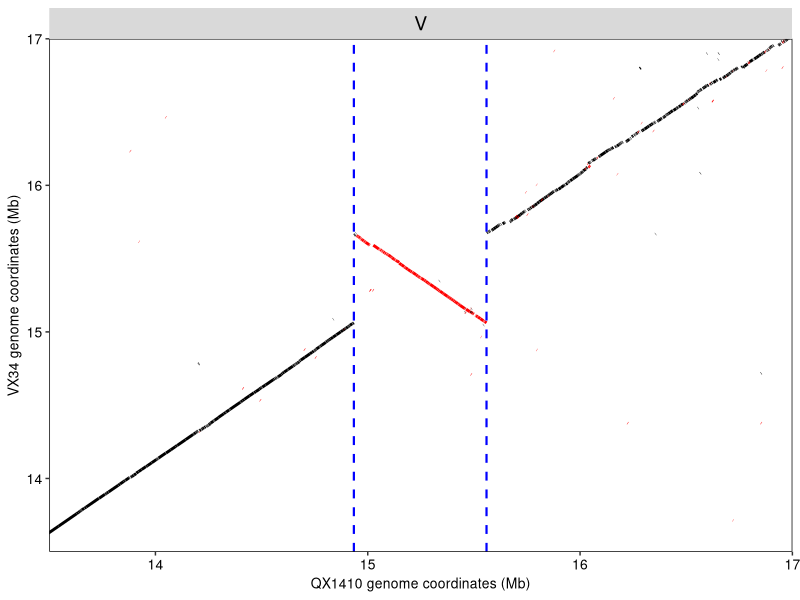
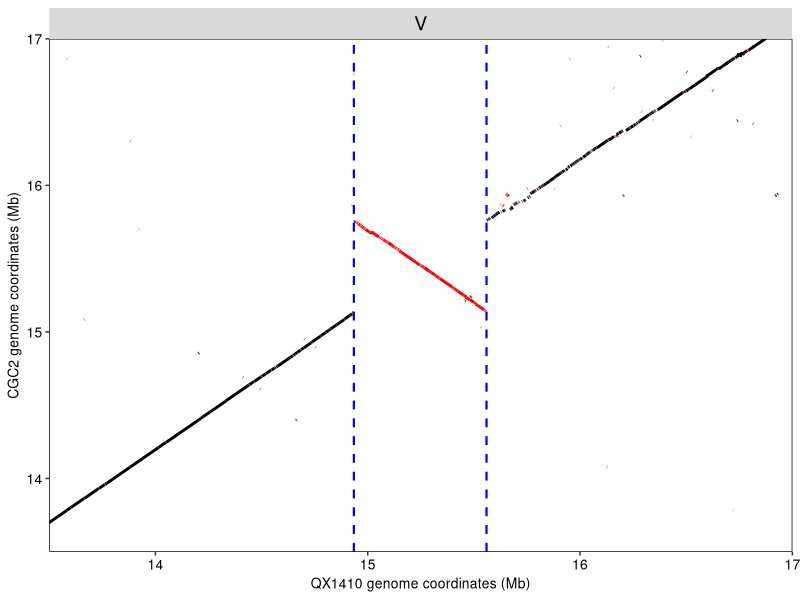
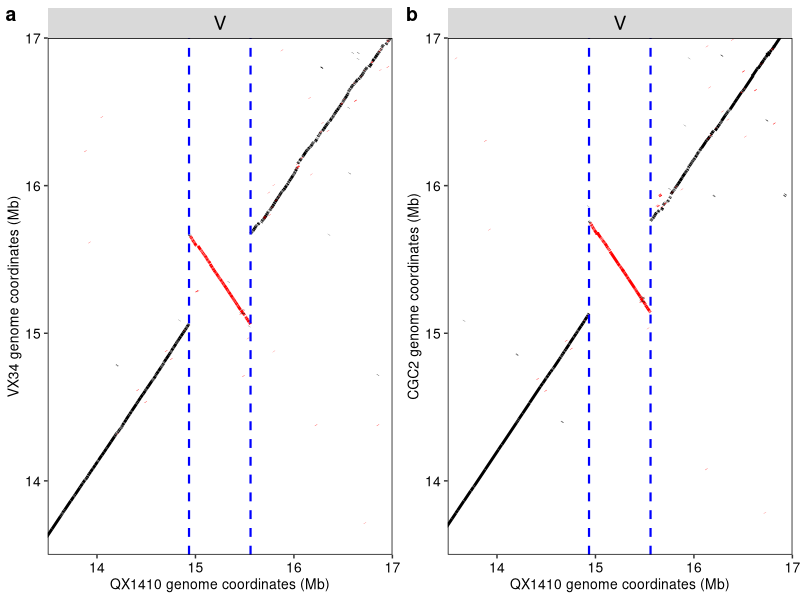
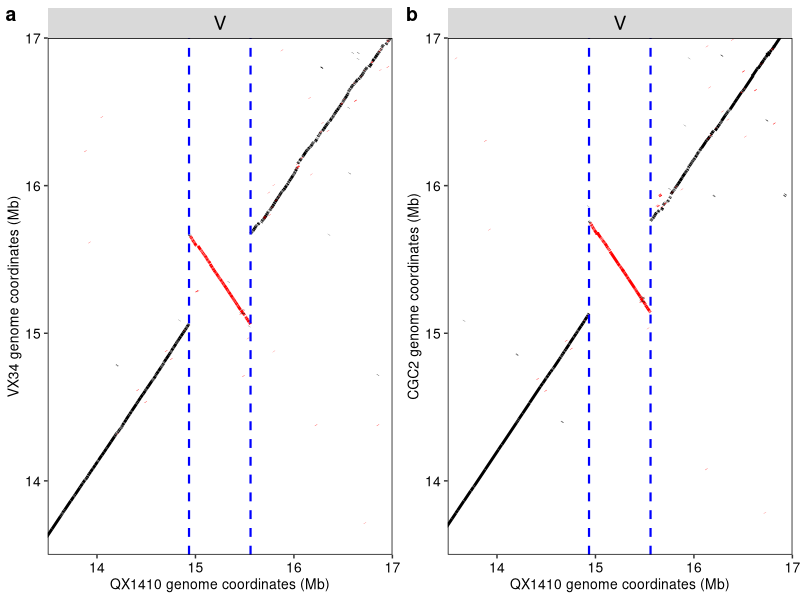

Generate these figures, in order, with R:
library(ggplot2)
library(readr)
library(dplyr)
                  

# Loading in nucmer alignment data of VX34 to QX1410
vx_qx <- readr::read_tsv("../../processed_data/genome_genome_alignments/VX34_QX1410.transformed.tsv", col_names = c("QXS","QXE","VXS","VXE","L1","L2","IDY","LENR","LENQ","QX_chrom","VX34_chrom")) %>%
  dplyr::mutate(inv = ifelse(VXE < VXS, "yes", "no")) %>%
  dplyr::filter(QX_chrom == "V" & VX34_chrom == "V")

# Plotting alignment of inversion on chromosome V in VX34
vx_qx_plt <- ggplot(vx_qx) +
  geom_segment(aes(x = QXS/1e6, xend = QXE/1e6, y = VXS/1e6, yend = VXE/1e6, color = inv), linewidth = 1) +
  facet_grid(~QX_chrom) +
  scale_color_manual(values = c(no = "black", yes = "red")) +
  geom_vline(xintercept = 14.934651, linetype = "dashed", linewidth = 0.75, color = "blue") +
  geom_vline(xintercept = 15.559394, linetype = "dashed", linewidth = 0.75, color = "blue") +
  theme(
    panel.background = element_blank(),
    panel.border = element_rect(fill = NA),
    strip.text = element_text(size = 14, color = "black"),
    axis.title = element_text(size = 10, color = "black"),
    axis.text = element_text(size = 10, color = "black"),
    legend.position = "none"
  ) +
  labs(y = "VX34 genome coordinates (Mb)", x = "QX1410 genome coordinates (Mb)") +
  scale_x_continuous(expand = c(0,0)) +
  scale_y_continuous(expand = c(0,0)) +
  coord_cartesian(xlim = c(13.5,17), ylim = c(13.5,17))
vx_qx_plt


# Loading in nucmer alignment data of CGC2 to QX1410
cg_qx <- readr::read_tsv("../../processed_data/genome_genome_alignments/CGC2_QX1410.transformed.tsv", col_names = c("QXS","QXE","CGS","CGE","L1","L2","IDY","LENR","LENQ","QX_chrom","CGC2_chrom")) %>%
  dplyr::mutate(inv = ifelse(CGE < CGS, "yes", "no")) %>%
  dplyr::filter(QX_chrom == "V" & CGC2_chrom == "V")

filtered <- cg_qx %>% dplyr::filter(inv == "yes" & L2 > 1000)

# Plotting alignment of inversion on chromosome V in CGC2
cg_qx_plt <- ggplot(cg_qx) +
  geom_segment(aes(x = QXS/1e6, xend = QXE/1e6, y = CGS/1e6, yend = CGE/1e6, color = inv), linewidth = 1) +
  facet_grid(~QX_chrom) +
  scale_color_manual(values = c(no = "black", yes = "red")) +
  geom_vline(xintercept = 14.934651, linetype = "dashed", linewidth = 0.75, color = "blue") +
  geom_vline(xintercept = 15.559394, linetype = "dashed", linewidth = 0.75, color = "blue") +
  theme(
    panel.background = element_blank(),
    panel.border = element_rect(fill = NA),
    strip.text = element_text(size = 14, color = "black"),
    axis.title = element_text(size = 10, color = "black"),
    axis.text = element_text(size = 10, color = "black"),
    legend.position = "none"
  ) +
  labs(y = "CGC2 genome coordinates (Mb)", x = "QX1410 genome coordinates (Mb)") +
  scale_x_continuous(expand = c(0,0)) +
  scale_y_continuous(expand = c(0,0)) +
  coord_cartesian(xlim = c(13.5,17), ylim = c(13.5,17))
cg_qx_plt

# Creating final plot:
final_plot <- cowplot::plot_grid(
  vx_qx_plt, cg_qx_plt,
  nrow = 1,
  align = "h",
  axis = "tb",
  labels = c("a", "b")
)
final_plot


# Saving plot
ggsave("../../figures/supplementary/VX34_CGC2_QX1410_inversion.png", final_plot, width = 7, height = 3.5, dpi = 600)
